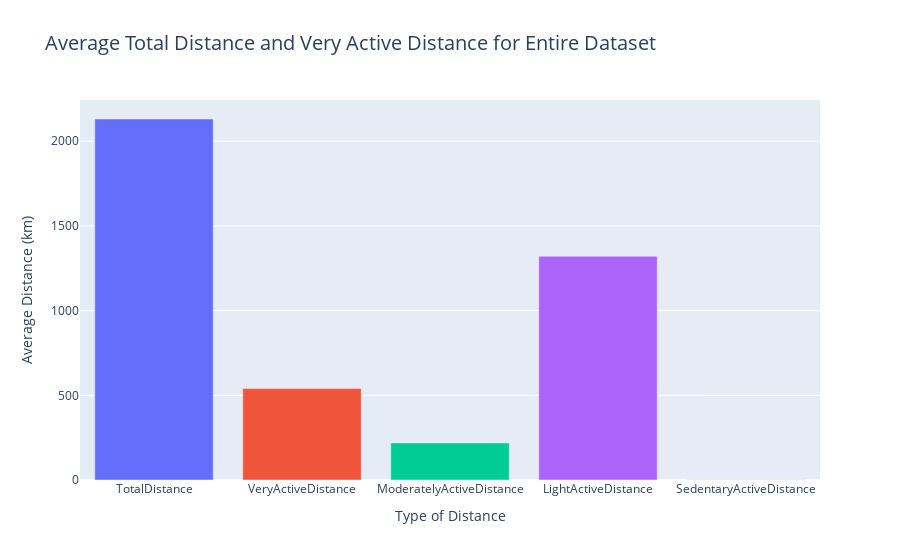

The notebook cell saved with this chart:
### Code cell
# Calculate the average Total Distance and Very Active Distance for the entire dataset
average_data = {
    'Distance Type': ['TotalDistance', 'VeryActiveDistance','ModeratelyActiveDistance','LightActiveDistance','SedentaryActiveDistance'],
    'Average Distance': [
        df['TotalDistance'].sum(), 
        df['VeryActiveDistance'].sum(),
        df['ModeratelyActiveDistance'].sum(),
        df['LightActiveDistance'].sum(),
        df['SedentaryActiveDistance'].sum()
    ]
}

average_df = pd.DataFrame(average_data)

# Create the bar plot using plotly
fig = px.bar(average_df, 
             x='Distance Type', 
             y='Average Distance', 
             color='Distance Type',  # Use 'Distance Type' as the hue
             title='Average Total Distance and Very Active Distance for Entire Dataset',
             labels={'Distance Type': 'Type of Distance', 'Average Distance': 'Average Distance (km)'})

# Customize the layout
fig.update_layout(
    xaxis_title='Type of Distance',
    yaxis_title='Average Distance (km)',
    title_font_size=20,
    xaxis_tickfont_size=12,
    yaxis_tickfont_size=12,
    showlegend=False  # Hide the legend since the color is already indicating the distance type
)

# Show the plot
fig.show()

### Figure 1 — Plotly figure (JSON) as saved in the notebook; plotly's stock layout.template omitted (floating-point values rounded to 4 significant figures)
{"data": [{"alignmentgroup": "True", "hovertemplate": "Type of Distance=%{x}<br>Average Distance (km)=%{y}<extra></extra>", "legendgroup": "TotalDistance", "marker": {"color": "#636efa", "pattern": {"shape": ""}}, "name": "TotalDistance", "offsetgroup": "TotalDistance", "orientation": "v", "showlegend": true, "textposition": "auto", "type": "bar", "x": ["TotalDistance"], "xaxis": "x", "y": [2131.0], "yaxis": "y"}, {"alignmentgroup": "True", "hovertemplate": "Type of Distance=%{x}<br>Average Distance (km)=%{y}<extra></extra>", "legendgroup": "VeryActiveDistance", "marker": {"color": "#EF553B", "pattern": {"shape": ""}}, "name": "VeryActiveDistance", "offsetgroup": "VeryActiveDistance", "orientation": "v", "showlegend": true, "textposition": "auto", "type": "bar", "x": ["VeryActiveDistance"], "xaxis": "x", "y": [539.7], "yaxis": "y"}, {"alignmentgroup": "True", "hovertemplate": "Type of Distance=%{x}<br>Average Distance (km)=%{y}<extra></extra>", "legendgroup": "ModeratelyActiveDistance", "marker": {"color": "#00cc96", "pattern": {"shape": ""}}, "name": "ModeratelyActiveDistance", "offsetgroup": "ModeratelyActiveDistance", "orientation": "v", "showlegend": true, "textposition": "auto", "type": "bar", "x": ["ModeratelyActiveDistance"], "xaxis": "x", "y": [218.7], "yaxis": "y"}, {"alignmentgroup": "True", "hovertemplate": "Type of Distance=%{x}<br>Average Distance (km)=%{y}<extra></extra>", "legendgroup": "LightActiveDistance", "marker": {"color": "#ab63fa", "pattern": {"shape": ""}}, "name": "LightActiveDistance", "offsetgroup": "LightActiveDistance", "orientation": "v", "showlegend": true, "textposition": "auto", "type": "bar", "x": ["LightActiveDistance"], "xaxis": "x", "y": [1321.0], "yaxis": "y"}, {"alignmentgroup": "True", "hovertemplate": "Type of Distance=%{x}<br>Average Distance (km)=%{y}<extra></extra>", "legendgroup": "SedentaryActiveDistance", "marker": {"color": "#FFA15A", "pattern": {"shape": ""}}, "name": "SedentaryActiveDistance", "offsetgroup": "SedentaryActiveDistance", "orientation": "v", "showlegend": true, "textposition": "auto", "type": "bar", "x": ["SedentaryActiveDistance"], "xaxis": "x", "y": [0.87], "yaxis": "y"}], "layout": {"autosize": true, "barmode": "relative", "legend": {"title": {"text": "Type of Distance"}, "tracegroupgap": 0}, "showlegend": false, "title": {"font": {"size": 20}, "text": "Average Total Distance and Very Active Distance for Entire Dataset"}, "xaxis": {"anchor": "y", "autorange": true, "categoryarray": ["TotalDistance", "VeryActiveDistance", "ModeratelyActiveDistance", "LightActiveDistance", "SedentaryActiveDistance"], "categoryorder": "array", "domain": [0, 1], "range": [-0.5, 4.5], "tickfont": {"size": 12}, "title": {"text": "Type of Distance"}, "type": "category"}, "yaxis": {"anchor": "x", "autorange": true, "domain": [0, 1], "range": [0, 2243.0], "tickfont": {"size": 12}, "title": {"text": "Average Distance (km)"}, "type": "linear"}}}
